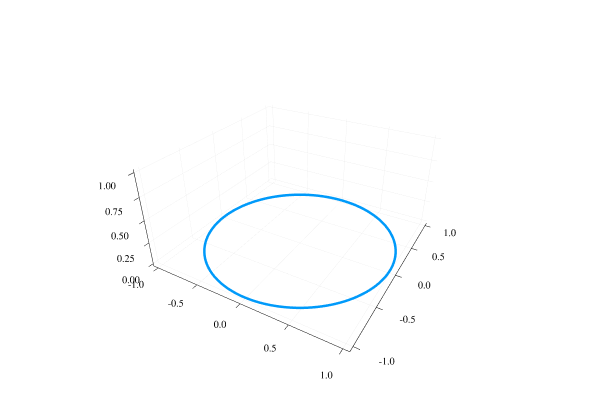

The cell this chart's notebook holds for it:
### Markdown cell above
Deze basis is periodic en is bijgevolg goed om functies op een cirkel te benaderen

### Code cell
θs = LinRange(0,1,200)
zs = cis.(2pi.*θs)
xs = real.(zs)
ys = imag.(zs)
plotlyjs();plot3d(xs,ys,zeros(length(θs));plot_options...)

### Figure 1 — Plotly figure (JSON) as saved in the notebook; plotly's stock layout.template omitted (floating-point values rounded to 4 significant figures; data arrays with more than 128 entries replaced by an {"elided": "..."} marker saying what was removed)
{"data": [{"colorbar": {"title": ""}, "legendgroup": "y1", "line": {"color": "rgba(0, 154, 250, 1.000)", "dash": "solid", "shape": "linear", "width": 5}, "mode": "lines", "name": "y1", "showlegend": true, "type": "scatter3d", "x": {"elided": "200 float values"}, "xaxis": "x1", "y": {"elided": "200 float values"}, "yaxis": "y1", "z": {"elided": "200 int values"}, "zmax": null, "zmin": null}], "layout": {"annotations": [], "height": 400, "margin": {"b": 20, "l": 0, "r": 0, "t": 20}, "paper_bgcolor": "rgba(255, 255, 255, 1.000)", "plot_bgcolor": "rgba(255, 255, 255, 1.000)", "scene": {"camera": {"eye": {"x": 1.126, "y": -1.95, "z": 1.3}}, "xaxis": {"anchor": "y1", "domain": [0.06582, 0.9934], "gridcolor": "rgba(0, 0, 0, 0.100)", "gridwidth": 0.5, "linecolor": "rgba(0, 0, 0, 1.000)", "mirror": false, "range": [-1.06, 1.06], "showgrid": true, "showline": true, "showticklabels": true, "tickangle": 0, "tickcolor": "rgb(0, 0, 0)", "tickfont": {"color": "rgba(0, 0, 0, 1.000)", "family": "sans-serif", "size": 11}, "tickmode": "array", "ticks": "inside", "ticktext": ["-1.0", "-0.5", "0.0", "0.5", "1.0"], "tickvals": [-1, -0.5, 0, 0.5, 1], "title": "", "titlefont": {"color": "rgba(0, 0, 0, 1.000)", "family": "sans-serif", "size": 15}, "type": "-", "visible": true, "zeroline": false, "zerolinecolor": "rgba(0, 0, 0, 1.000)"}, "yaxis": {"anchor": "x1", "domain": [0.03762, 0.9902], "gridcolor": "rgba(0, 0, 0, 0.100)", "gridwidth": 0.5, "linecolor": "rgba(0, 0, 0, 1.000)", "mirror": false, "range": [-1.06, 1.06], "showgrid": true, "showline": true, "showticklabels": true, "tickangle": 0, "tickcolor": "rgb(0, 0, 0)", "tickfont": {"color": "rgba(0, 0, 0, 1.000)", "family": "sans-serif", "size": 11}, "tickmode": "array", "ticks": "inside", "ticktext": ["-1.0", "-0.5", "0.0", "0.5", "1.0"], "tickvals": [-1, -0.5, 0, 0.5, 1], "title": "", "titlefont": {"color": "rgba(0, 0, 0, 1.000)", "family": "sans-serif", "size": 15}, "type": "-", "visible": true, "zeroline": false, "zerolinecolor": "rgba(0, 0, 0, 1.000)"}, "zaxis": {"gridcolor": "rgba(0, 0, 0, 0.100)", "gridwidth": 0.5, "linecolor": "rgba(0, 0, 0, 1.000)", "mirror": false, "range": [-0.03, 1.03], "showgrid": true, "showline": true, "showticklabels": true, "tickangle": 0, "tickcolor": "rgb(0, 0, 0)", "tickfont": {"color": "rgba(0, 0, 0, 1.000)", "family": "sans-serif", "size": 11}, "tickmode": "array", "ticks": "inside", "ticktext": ["0.00", "0.25", "0.50", "0.75", "1.00"], "tickvals": [0, 0.25, 0.5, 0.75, 1], "title": "", "titlefont": {"color": "rgba(0, 0, 0, 1.000)", "family": "sans-serif", "size": 15}, "type": "-", "visible": true, "zeroline": false, "zerolinecolor": "rgba(0, 0, 0, 1.000)"}}, "showlegend": false, "width": 600}}
